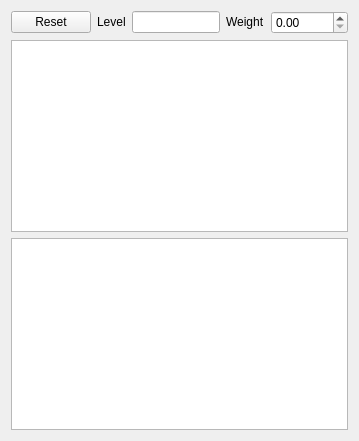
       <widget class="QWidget" name="tab_14">
        <attribute name="title">
         <string>NavData</string>
        </attribute>
        <layout class="QGridLayout" name="nav_data_grid_layout">
         <item row="0" column="0">
          <layout class="QHBoxLayout" name="nav_data_grid_horizontal_layout" stretch="1,1,1">
           <item>
            <widget class="QPushButton" name="bntIntNavData">
             <property name="enabled">
              <bool>true</bool>
             </property>
             <property name="sizePolicy">
              <sizepolicy hsizetype="Fixed" vsizetype="Fixed">
               <horstretch>0</horstretch>
               <verstretch>0</verstretch>
              </sizepolicy>
             </property>
             <property name="text">
              <string>Reset</string>
             </property>
            </widget>
           </item>
           <item>
            <layout class="QHBoxLayout" name="nav_data_horizontal_layout">
             <item>
              <widget class="QLabel" name="nav_data_label">
               <property name="sizePolicy">
                <sizepolicy hsizetype="Fixed" vsizetype="Fixed">
                 <horstretch>0</horstretch>
                 <verstretch>0</verstretch>
                </sizepolicy>
               </property>
               <property name="text">
                <string>Level</string>
               </property>
              </widget>
             </item>
             <item>
              <widget class="QLineEdit" name="txtIntNavDataLevel"/>
             </item>
            </layout>
           </item>
           <item>
            <layout class="QHBoxLayout" name="nav_data_horiz_layout2">
             <item>
              <widget class="QLabel" name="nav_data_plot_label">
               <property name="sizePolicy">
                <sizepolicy hsizetype="Fixed" vsizetype="Fixed">
                 <horstretch>0</horstretch>
                 <verstretch>0</verstretch>
                </sizepolicy>
               </property>
               <property name="text">
                <string>Weight</string>
               </property>
              </widget>
             </item>
             <item>
              <widget class="QDoubleSpinBox" name="spinIntNavDataWeight"/>
             </item>
            </layout>
           </item>
          </layout>
         </item>
         <item row="1" column="0">
          <widget class="QtCharts::QChartView" name="chartIntNavData"/>
         </item>
         <item row="2" column="0">
          <widget class="QtCharts::QChartView" name="chartIntNavDataValid"/>
         </item>
        </layout>
       </widget>
